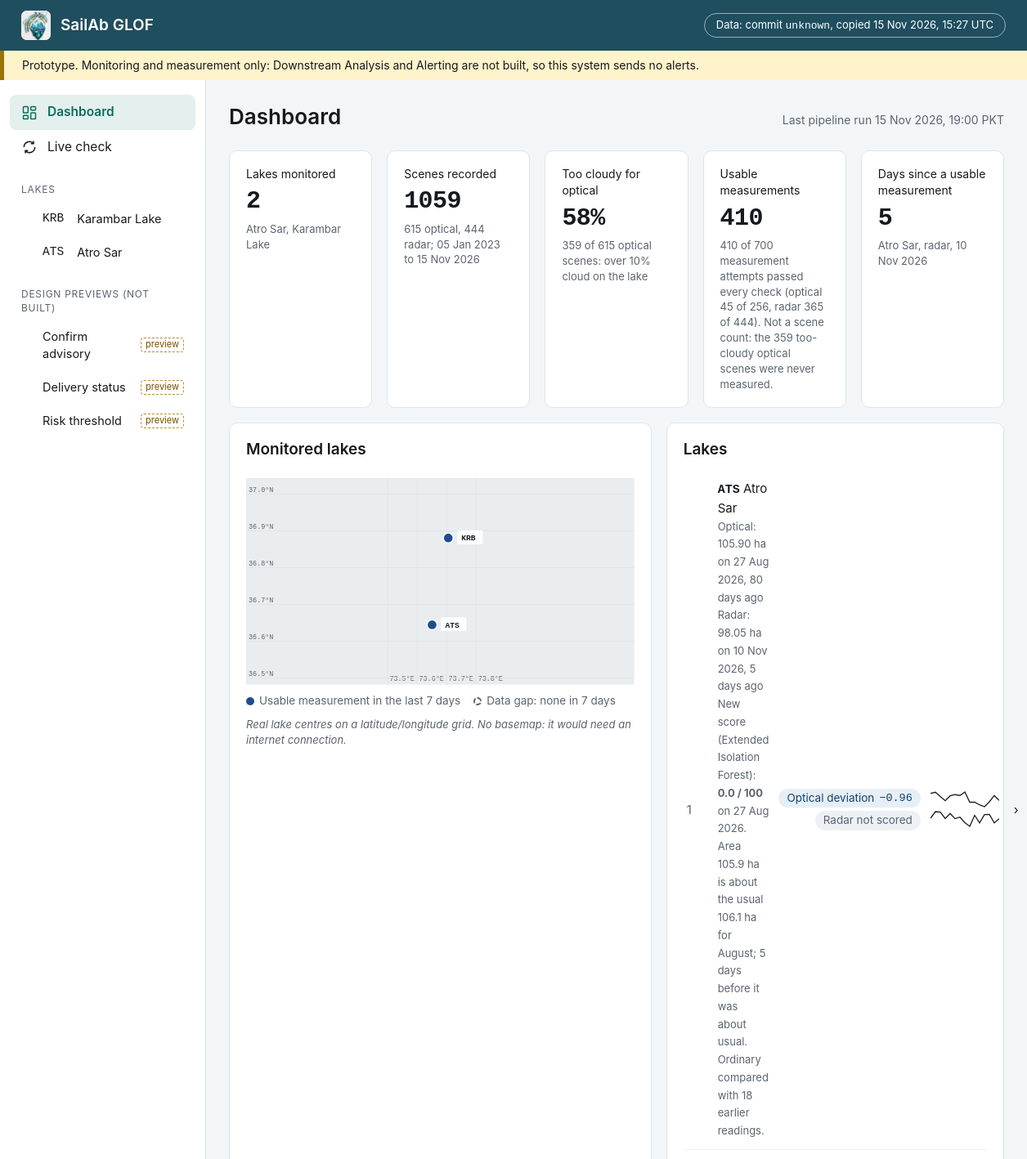
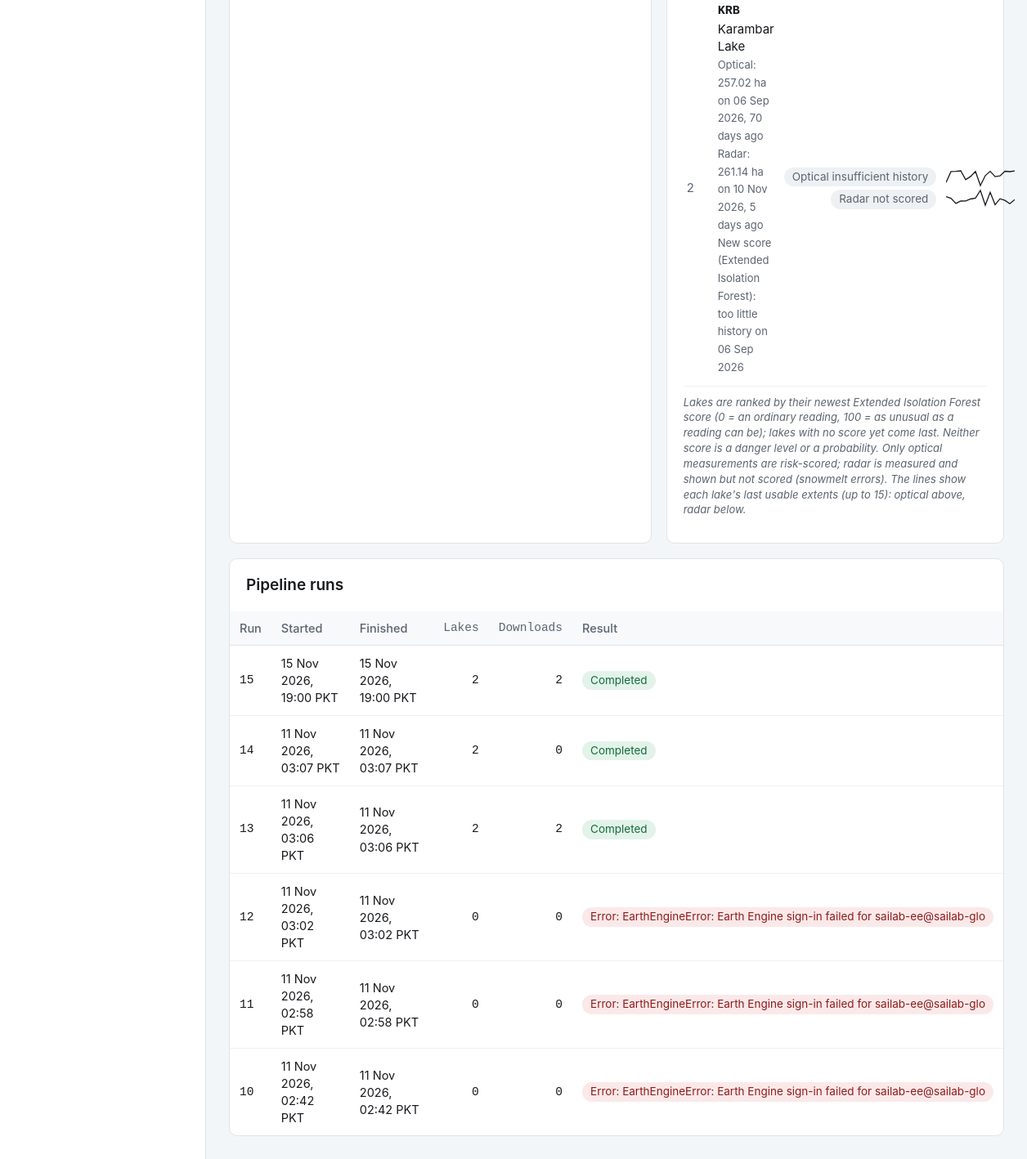
The page / on the database its author committed (2 pictures, top to bottom).
### tables this page shows
CREATE TABLE lake (
    id INTEGER PRIMARY KEY,
    code TEXT NOT NULL UNIQUE,
    name TEXT NOT NULL,
    centre_lon REAL NOT NULL,
    centre_lat REAL NOT NULL,
    boundary_radius_m REAL NOT NULL,
    growth_distance_limit_m REAL NOT NULL DEFAULT 2500
);

CREATE TABLE run_log (
    id INTEGER PRIMARY KEY,
    started_at TEXT NOT NULL,
    finished_at TEXT,
    lakes_processed INTEGER NOT NULL DEFAULT 0,
    scenes_downloaded INTEGER NOT NULL DEFAULT 0,
    errors TEXT
);

CREATE TABLE scene (
    id INTEGER PRIMARY KEY,
    lake_id INTEGER NOT NULL REFERENCES lake(id),
    source TEXT NOT NULL,
    acquired_at TEXT NOT NULL,
    cloud_fraction REAL,
    file_path TEXT NOT NULL,
    downloaded_at TEXT NOT NULL
);

CREATE TABLE measurement (
    id INTEGER PRIMARY KEY,
    scene_id INTEGER NOT NULL UNIQUE REFERENCES scene(id),
    lake_id INTEGER NOT NULL REFERENCES lake(id),
    sensor TEXT NOT NULL,
    extent_ha REAL,
    status TEXT NOT NULL,
    measured_at TEXT NOT NULL
);

CREATE TABLE risk_score (
    id INTEGER PRIMARY KEY,
    lake_id INTEGER NOT NULL REFERENCES lake(id),
    measurement_id INTEGER NOT NULL REFERENCES measurement(id),
    method TEXT NOT NULL,
    status TEXT NOT NULL,
    baseline_ha REAL,
    deviation_score REAL,
    scored_at TEXT NOT NULL
, score_0_100 REAL, reason TEXT);

### webapp/main.py (the view)
    @app.get("/", response_class=HTMLResponse)
    def dashboard_page(request: Request) -> HTMLResponse:
        with read_only() as conn:
            d = pages.dashboard(conn, today())
        return render(request, "dashboard.html", "dashboard", d)

### webapp/templates/dashboard.html (shortened to what this page needs)
{% extends "base.html" %}
{% from "_macros.html" import score_chip, radar_not_scored, icon_info, icon_warn, icon_error %}
{% block main %}
<div class="page-head">
  <h1>Dashboard</h1>
  <span class="meta">
    {% if d.latest_run %}Last pipeline run {{ d.latest_run.started_at | pkt }}{% else %}No pipeline run recorded{% endif %}
  </span>
</div>
<div class="grid kpis">
  <div class="card kpi"><div class="label">Lakes monitored</div>
    <div class="value">{{ d.lakes | length }}</div>
    <div class="note">{% for l in d.lakes %}{{ l.name }}{{ ", " if not loop.last }}{% endfor %}</div></div>
  <div class="card kpi"><div class="label">Scenes recorded</div>
    <div class="value">{{ d.totals.scene }}</div>
    <div class="note">{{ d.totals.optical_scenes }} optical, {{ d.totals.radar_scenes }} radar{% if d.first_scene %}; {{ d.first_scene | date }} to {{ d.last_scene | date }}{% endif %}</div></div>
  <div class="card kpi"><div class="label">Too cloudy for optical</div>
    <div class="value">{% if d.too_cloudy_pct is not none %}{{ "%.0f" | format(d.too_cloudy_pct) }}%{% else %}—{% endif %}</div>
    <div class="note">{{ d.totals.too_cloudy }} of {{ d.totals.optical_scenes }} optical scenes: over 10% cloud on the lake</div></div>
  <div class="card kpi"><div class="label">Usable measurements</div>
    <div class="value">{{ d.totals.optical_ok + d.totals.radar_ok }}</div>
    <div class="note">{{ d.totals.optical_ok + d.totals.radar_ok }} of {{ d.totals.optical_measurements + d.totals.radar_measurements }} measurement attempts passed every check
      (optical {{ d.totals.optical_ok }} of {{ d.totals.optical_measurements }}, radar {{ d.totals.radar_ok }} of {{ d.totals.radar_measurements }}).
      Not a scene count: the {{ d.totals.too_cloudy }} too-cloudy optical scenes were never measured.</div></div>
  <div class="card kpi"><div class="label">Days since a usable measurement</div>
    <div class="value">{% if d.freshest %}{{ d.freshest.days_since_any_ok }}{% else %}—{% endif %}</div>
    <div class="note">{% if d.freshest %}{% set fs = d.freshest.summary %}{{ d.freshest.name }},
      {% if fs.radar.days_since_last_ok is not none and (fs.days_since_last_ok is none or fs.radar.days_since_last_ok < fs.days_since_last_ok) %}radar, {{ fs.radar.latest_ok_measurement.acquired_at | date }}{% else %}optical, {{ fs.latest_ok_measurement.acquired_at | date }}{% endif %}{% else %}none yet{% endif %}</div></div>
</div>
<div class="grid two">
  <section class="card">
    <div class="card-head"><h2>Monitored lakes</h2></div>
    {% if d.map_svg %}{{ d.map_svg | safe }}{% endif %}
    <div class="legend" style="margin-top:10px">
      <span><i style="background:#1e4e8c"></i>Usable measurement in the last {{ stale_days }} days</span>
      <span><i style="background:#fff;border:2px dashed #5b6470"></i>Data gap: none in {{ stale_days }} days</span>
    </div>
    <p class="footnote">Real lake centres on a latitude/longitude grid. No basemap: it would need an internet connection.</p>
  </section>
  <section class="card">
    <h2>Lakes</h2>
    {% for l in d.lakes %}
    {% set s = l.summary %}{% set r = s.radar %}
    <a class="lake-row" href="/lakes/{{ l.code }}">
      <span class="rank">{{ loop.index }}</span>
      <span><span class="code">{{ l.code }}</span> {{ l.name }}<br>
        <span class="sub">Optical: {% if s.latest_ok_measurement %}{{ s.latest_ok_measurement.extent_ha | ha }} on {{ s.latest_ok_measurement.acquired_at | date }}, {{ s.days_since_last_ok }} days ago{% else %}No usable measurement yet{% endif %}</span><br>
        <span class="sub">Radar: {% if r.latest_ok_measurement %}{{ r.latest_ok_measurement.extent_ha | ha }} on {{ r.latest_ok_measurement.acquired_at | date }}, {{ r.days_since_last_ok }} days ago{% else %}No usable measurement yet{% endif %}</span><br>
        <span class="sub">New score (Extended Isolation Forest): {% if l.eif and l.eif.status == 'ok' %}<strong>{{ "%.1f" | format(l.eif.score_0_100) }} / 100</strong> on {{ l.eif.acquired_at | date }}. {{ l.eif.reason }}{% elif l.eif %}too little history on {{ l.eif.acquired_at | date }}{% else %}not computed yet{% endif %}</span></span>
      <span style="display:flex;flex-direction:column;gap:4px;align-items:flex-end">{{ score_chip(s.latest_risk_score, "optical") }}{{ radar_not_scored() }}</span>
      <span style="display:flex;flex-direction:column;gap:2px">{{ l.sparkline | safe }}{{ l.radar_sparkline | safe }}</span>
      <span>›</span>
    </a>
    {% endfor %}
    <p class="footnote">Lakes are ranked by their newest Extended Isolation Forest score (0 = an ordinary reading, 100 = as unusual as a
      reading can be); lakes with no score yet come last. Neither score is a danger level or a probability.
      Only optical measurements are risk-scored; radar is measured and shown but not scored (snowmelt errors).
      The lines show each lake's last usable extents (up to 15): optical above, radar below.</p>
  </section>
</div>
<section class="card table-card mt">
  <h2>Pipeline runs</h2>
  <table>
    <tr><th>Run</th><th>Started</th><th>Finished</th><th class="num">Lakes</th><th class="num">Downloads</th><th>Result</th></tr>
    {% for r in d.runs %}
    <tr>
      <td class="mono">{{ r.id }}</td>
      <td>{{ r.started_at | pkt }}</td>
      <td>{{ r.finished_at | pkt }}</td>
      <td class="num">{{ r.lakes_processed }}</td>
      <td class="num">{{ r.scenes_downloaded }}</td>
      <td>{% if r.errors %}<span class="chip error" title="{{ r.errors }}">Error: {{ r.errors.splitlines()[0][:70] }}</span>{% elif r.finished_at %}<span class="chip ok">Completed</span>{% else %}<span class="chip warn">Not finished</span>{% endif %}</td>
    </tr>
    {% else %}
    <tr><td colspan="6">No pipeline run recorded.</td></tr>
    {% endfor %}
  </table>
</section>
{% endblock %}

### webapp/templates/base.html (shortened to what this page needs)
<!doctype html>
<html lang="en">
<head>
  <link rel="stylesheet" href="/static/style.css">
</head>
<body>
  <header class="topbar">
    <a class="brand" href="/"><img src="/static/logo_mark.png" alt="">SailAb GLOF</a>
    <a class="provenance" href="/api/provenance" title="Which published database state these pages show">
      Data: commit <span class="mono">{{ provenance.git_commit or "unknown" }}</span>, copied {{ provenance.copied_at | utc_time }}
    </a>
  </header>
  <div class="banner-top">
    Prototype. Monitoring and measurement only: Downstream Analysis and Alerting are not built, so this system sends no alerts.
  </div>
  <div class="layout">
    <nav class="sidebar">
      <a href="/" class="{{ 'active' if nav == 'dashboard' }}">
        <svg viewBox="0 0 24 24" fill="none" stroke="currentColor" stroke-width="1.8"><rect x="3" y="3" width="7" height="9" rx="1"/><rect x="14" y="3" width="7" height="5" rx="1"/><rect x="14" y="12" width="7" height="9" rx="1"/><rect x="3" y="16" width="7" height="5" rx="1"/></svg>
        Dashboard</a>
      <a href="/live" class="{{ 'active' if nav == 'live' }}">
        <svg viewBox="0 0 24 24" fill="none" stroke="currentColor" stroke-width="1.8"><path d="M4 12a8 8 0 0 1 14-5.3M20 12a8 8 0 0 1-14 5.3"/><path d="M18 3v4h-4M6 21v-4h4"/></svg>
        Live check</a>
      <div class="section">Lakes</div>
      {% for l in nav_lakes %}
      <a href="/lakes/{{ l.code }}" class="sub {{ 'active' if nav == l.code }}"><span class="mono">{{ l.code }}</span>&nbsp;{{ l.name }}</a>
      {% endfor %}
      <div class="section">Design previews (not built)</div>
      <a href="/preview/confirm-advisory" class="sub preview-link {{ 'active' if nav == 'p-confirm' }}">Confirm advisory</a>
      <a href="/preview/delivery-status" class="sub preview-link {{ 'active' if nav == 'p-delivery' }}">Delivery status</a>
      <a href="/preview/risk-threshold" class="sub preview-link {{ 'active' if nav == 'p-threshold' }}">Risk threshold</a>
    </nav>
    <main>{% block main %}{% endblock %}</main>
  </div>
</body>
</html>

### webapp/templates/_macros.html (shortened to what this page needs)
{% macro score_chip(score, sensor=None) -%}
  {%- set who = (sensor ~ " ") if sensor else "" -%}
  {%- if score is none -%}
    <span class="chip muted" title="No {{ who }}risk score has been computed for this lake yet">{{ who | capitalize }}{{ "no score yet" if sensor else "No score yet" }}</span>
  {%- elif score.status == 'insufficient_history' -%}
    <span class="chip muted" title="Not enough earlier same-month {{ who }}measurements to say what is normal (check F: 5 values from 2 years)">{{ who | capitalize }}{{ "insufficient history" if sensor else "Insufficient history" }}</span>
  {%- else -%}
    <span class="chip score{{ ' radar' if sensor == 'radar' }}" title="Deviation score: standard deviations from this lake's earlier {{ who }}values in the same calendar month. Not a probability or danger level.">{{ who | capitalize }}{{ "deviation" if sensor else "Deviation" }} <span class="num">{{ score.deviation_score | score }}</span></span>
  {%- endif -%}
{%- endmacro %}
{% macro radar_not_scored() -%}
<span class="chip muted" title="Radar is measured and shown, but not risk-scored in this build: during snowmelt (April-June) wet snow looks like water on radar, and those errors produced false anomalies. In summer radar reads +5.2% (Karambar) and -6.4% (Atro Sar) against near-same-day optical, on 16 scenes from 2 lakes.">Radar not scored</span>
{%- endmacro %}

### rows shown on the page
lake: code "KRB", name "Karambar Lake", map_svg "73.5°E 73.6°E 73.7°E 73.8°E 36.5°N 36.6°N 36.7°N 36.8°N 36.9°N 37.0°N ATS KRB", days_since_last_ok "70", days_since_last_ok "5", eif.acquired_at "06 Sep 2026", who "Optical", value "insufficient history"
lake: code "ATS", name "Atro Sar", last ",", freshest.name "Atro Sar", days_since_last_ok "80", days_since_last_ok "5", eif.acquired_at "27 Aug 2026", eif.reason "Area 105.9 ha is about the usual 106.1 ha for August; 5 days before it was about usual. Ordinary compared with 18 earlier readings.", who "Optical", value "deviation"
run_log: latest_run.started_at|pkt "15 Nov 2026, 19:00 PKT", id "15", started_at|pkt "15 Nov 2026, 19:00 PKT", finished_at|pkt "15 Nov 2026, 19:00 PKT", lakes_processed "2", scenes_downloaded "2", shows "Completed"
scene: radar.latest_ok_measurement.acquired_at "10 Nov 2026", latest_ok_measurement.acquired_at "10 Nov 2026"
measurement: latest_ok_measurement.extent_ha|ha "105.90 ha"
scene: latest_ok_measurement.acquired_at "27 Aug 2026"
measurement: latest_ok_measurement.extent_ha|ha "98.05 ha"
risk_score: eif.score_0_100 "0.0"
risk_score: deviation_score|score "−0.96"
measurement: latest_ok_measurement.extent_ha|ha "257.02 ha"
scene: latest_ok_measurement.acquired_at "06 Sep 2026"
measurement: latest_ok_measurement.extent_ha|ha "261.14 ha"
scene: latest_ok_measurement.acquired_at "10 Nov 2026"
run_log: id "14", started_at|pkt "11 Nov 2026, 03:07 PKT", finished_at|pkt "11 Nov 2026, 03:07 PKT", lakes_processed "2", scenes_downloaded "0", shows "Completed"
run_log: id "13", started_at|pkt "11 Nov 2026, 03:06 PKT", finished_at|pkt "11 Nov 2026, 03:06 PKT", lakes_processed "2", scenes_downloaded "2", shows "Completed"
run_log: id "12", started_at|pkt "11 Nov 2026, 03:02 PKT", finished_at|pkt "11 Nov 2026, 03:02 PKT", lakes_processed "0", scenes_downloaded "0", errors "EarthEngineError: Earth Engine sign-in failed for sailab-ee@sailab-glo"
run_log: id "11", started_at|pkt "11 Nov 2026, 02:58 PKT", finished_at|pkt "11 Nov 2026, 02:58 PKT", lakes_processed "0", scenes_downloaded "0", errors "EarthEngineError: Earth Engine sign-in failed for sailab-ee@sailab-glo"
run_log: id "10", started_at|pkt "11 Nov 2026, 02:42 PKT", finished_at|pkt "11 Nov 2026, 02:42 PKT", lakes_processed "0", scenes_downloaded "0", errors "EarthEngineError: Earth Engine sign-in failed for sailab-ee@sailab-glo"

### other values the page prints
{{ provenance.git_commit or "unknown" }} "unknown"
{{ provenance.copied_at | utc_time }} "15 Nov 2026, 15:27 UTC"
{{ d.lakes | length }} "2"
{{ d.totals.scene }} "1059"
{{ d.totals.optical_scenes }} "615"
{{ d.totals.radar_scenes }} "444"
{{ d.first_scene | date }} "05 Jan 2023"
{{ d.last_scene | date }} "15 Nov 2026"
{{ "%.0f" | format(d.too_cloudy_pct) }} "58"
{{ d.totals.too_cloudy }} "359"
{{ d.totals.optical_ok + d.totals.radar_ok }} "410"
{{ d.totals.optical_measurements + d.totals.radar_measurements }} "700"
{{ d.totals.optical_ok }} "45"
{{ d.totals.optical_measurements }} "256"
{{ d.totals.radar_ok }} "365"
